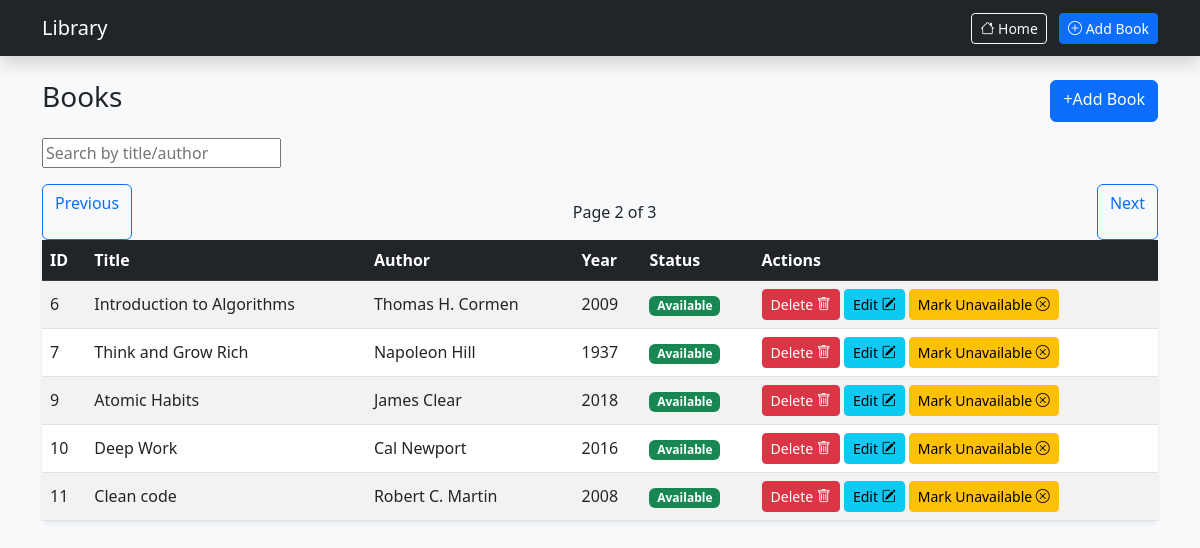
Screenshot of /?page=2 with the database file from the repository.
### tables this page shows
CREATE TABLE books (
        id INTEGER PRIMARY KEY AUTOINCREMENT,
        title TEXT NOT NULL,
        author TEXT NOT NULL,
        year INTEGER,
        available INTEGER DEFAULT 1
        );

### flask_library_app.py (the view)
@app.route("/")
def home():
    page = int(request.args.get("page",1))
    limit = 5
    keyword = request.args.get("q")
    if keyword:
        books = service.search_books(keyword)
        total = len(books)
    else:
        books = service.get_books_paginated(page, limit)
        total = service.get_total_books_count()
    total_pages = ( total + limit -1 )//limit
    return render_template("index.html", books=books, page=page, total_pages=total_pages)

### db.py (called while the page is built)
def get_connection():
    return sqlite3.connect(DB_NAME)

### services/library_service.py (called while the page is built)
    def get_books_paginated(self, page=1, limit=5, year=None, available=None):
        conn = get_connection()
        cursor = conn.cursor()
        query = "SELECT * FROM books WHERE 1=1"
        params = []
        if year:
            query += " AND year=?"
            params.append(year)
        if available is not None:
            query += " AND available=?"
            params.append(available)
        offset = (page-1)*limit
        query += " LIMIT ? OFFSET ?"
        params.extend([limit,offset])
        cursor.execute(query, params)
        rows = cursor.fetchall()
        conn.close()
        return [Book(row[1],row[2],row[3],row[4],row[0]) for row in rows]

    def get_total_books_count(self, year=None, available=None):
        conn = get_connection()
        cursor = conn.cursor()
        query = "SELECT COUNT(*) FROM books WHERE 1=1"
        params = []
        if year:
            query += " AND year=?"
            params.append(year)
        if available is not None:
            query += " AND available=?"
            params.append(available)
        cursor.execute(query,params)
        count = cursor.fetchone()[0]
        conn.close()
        return count

### templates/index.html
{% extends "base.html" %}
{% block content %}
	<div class="d-flex justify-content-between mb-3">
		<h3>Books</h3>
		<a href="/add" class="btn btn-primary">+Add Book</a>
	</div>
	<form method="GET" action="/" class="mb-3">
		<input type="text" name="q" placeholder="Search by title/author" class="form control">
	</form>
	<div class="d-flex justify-content-between mt-3">
		{% if page > 1 %}
			<a href="/?page={{ page-1 }}" class="btn btn-outline-primary">Previous</a>
		{% else %}
			<button class="btn btn-outline-secondary" disabled>previous</button>
		{% endif %}
		<p class="text-center mt-3">
		Page {{ page }} of {{ total_pages }}
	</p>
		{% if page < total_pages %}
			<a href="/?page={{ page+1 }}" class="btn btn-outline-primary">Next</a>
		{% else %}
			<button class="btn btn-outline-secondary" disabled">Next</button>
		{% endif %}
	</div>
	<table class="table table-hover table-striped align-middle shadow-sm bg-white rounded">
		<thead class="table-dark">
			<tr>
				<th>ID</th>
				<th>Title</th>
				<th>Author</th>
				<th>Year</th>
				<th>Status</th>
				<th>Actions</th>
			</tr>
		</thead>
		<tbody>
			{% for b in books %}
				<tr>
				<td>{{ b.id }}</td>
				<td>{{ b.title }}</td>
				<td>{{ b.author }}</td>
				<td>{{ b.year }}</td>
				<td>
					{% if b.available == 1 %}
						<span class="badge bg-success">Available</span>
					{% else %}
						<span class="badge bg-danger">Not Available</span>
					{% endif %}
				</td>
				<td>
					<a href="/delete/{{ b.id }}" class="btn btn-sm btn-danger">Delete
						<i class="bi bi-trash"></i>
					</a>
					<a href="/edit/{{ b.id }}" class="btn btn-sm btn-info">Edit
						<i class="bi bi-pencil-square"></i>
					</a>
					{% if  b.available == 1 %}
						<a href="/toggle/{{ b.id }}/0" class="btn btn-sm btn-warning">Mark Unavailable
							<i class="bi bi-x-circle"></i>
						</a>
					{% else %}
						<a href="/toggle/{{ b.id }}/1" class="btn btn-sm btn-success">Mark Available
							<i class="bi bi-check-circle"></i>
						</a>
					{% endif %}
				</td>
				</tr>
			{% endfor %}
		</tbody>
	</table>
{% endblock %}

### templates/base.html (style rules this page uses)
body { font-family: 'Segoe UI', sans-serif; }
.btn { border-radius: 8px; }

### rows the page displays
books: id "6", title "Introduction to Algorithms", author "Thomas H. Cormen", year "2009", available "Available"
books: id "7", title "Think and Grow Rich", author "Napoleon Hill", year "1937", available "Available"
books: id "9", title "Atomic Habits", author "James Clear", year "2018", available "Available"
books: id "10", title "Deep Work", author "Cal Newport", year "2016", available "Available"
books: id "11", title "Clean code", author "Robert C. Martin", year "2008", available "Available"

### other values shown
{{ page }} "2"
{{ total_pages }} "3"
